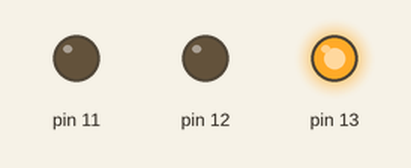
Simulated run of this sketch. Board: Arduino Uno, built with avr-gcc and run on an emulated ATmega328P. Parts: output pins drawn as LEDs (lit = HIGH).

Above: at 0.2 s.
At 1.0 s:
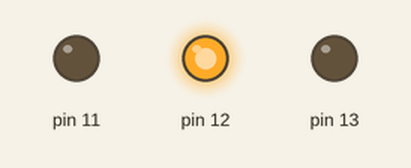
At 1.8 s:
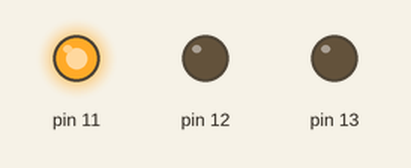
At 4.6 s:
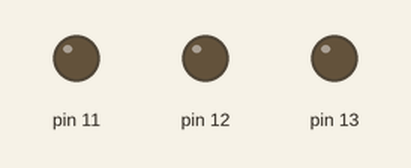
Timing chart, 0 to 5.5 s (numbered marks = the images above):
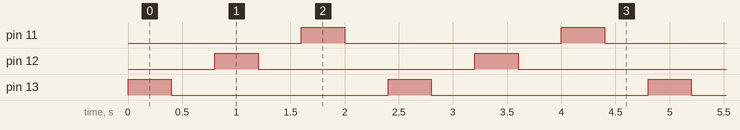

The sketch:

multiled_sketch.ino
```cpp
int animationSpeed = 0;

void setup()
{
  pinMode(13, OUTPUT);
  pinMode(12, OUTPUT);
  pinMode(11, OUTPUT);
}

void loop()
{
  animationSpeed = 400;
  digitalWrite(13, HIGH);
  delay(animationSpeed); // Wait for animationSpeed millisecond(s)
  digitalWrite(13, LOW);
  delay(animationSpeed); // Wait for animationSpeed millisecond(s)
  digitalWrite(12, HIGH);
  delay(animationSpeed); // Wait for animationSpeed millisecond(s)
  digitalWrite(12, LOW);
  delay(animationSpeed); // Wait for animationSpeed millisecond(s)
  digitalWrite(11, HIGH);
  delay(animationSpeed); // Wait for animationSpeed millisecond(s)
  digitalWrite(11, LOW);
  delay(animationSpeed); // Wait for animationSpeed millisecond(s)
}
```

Measured:
- by itself, pin 11–13: alternates HIGH for 0.40 s and LOW for 2.0 s
- by itself, everything shown: repeats every 2.4 s, in 6 steps
